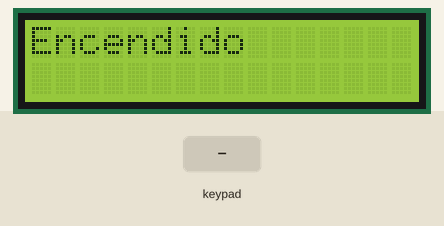
Recording of a sketch running on a simulated Arduino Uno, built with avr-gcc and run on an emulated ATmega328P. Shown: 16×2 character LCD. Inputs (shaded band) come from the test bench. What the sketch prints to the serial monitor is not drawn.

Above: at 1.2 s.
1.3 s: keypad keys 7 6 5 4 pressed 0.4 s apart
At 3.4 s:
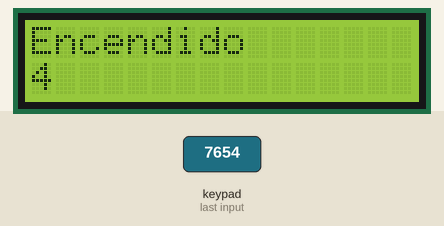
4.4 s: key '8' pressed
At 4.9 s:
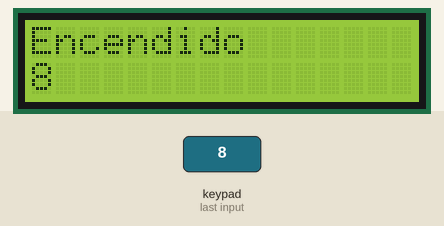
5.9 s: key 'A' pressed
7.4 s: keypad keys 1 3 9 7 pressed 0.4 s apart
At 9.5 s:
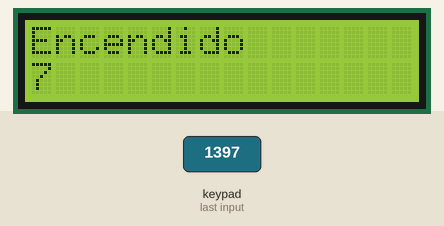
Timing chart, 0 to 11.0 s (numbered marks = the images above; inputs shaded):
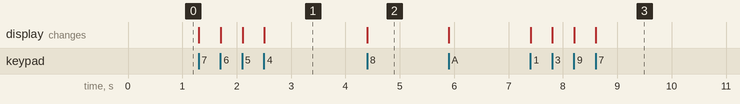

The sketch:

deberTeclado.ino
```cpp
/*
 * Universidad Tecnica del norte
 * FICA-CIERCOM
 * Christofer Macas
  Estimados estudiantes:
  Realizar un programa que mediante teclado matricial (consultar) ingrese el tiempo en segundos de una cuenta regresiva.
  Esta cuenta, decrece cada 1 segundo mediante timer.

*/
#include <Keypad.h>     // importa libreria Keypad
#include <MsTimer2.h>
#include <LiquidCrystal.h>
LiquidCrystal lcd(13, 12, 11, 10, 9, 8);

const byte FILAS = 4;     // define numero de filas
const byte COLUMNAS = 4;    // define numero de columnas
char keys[FILAS][COLUMNAS] = {    // define la distribucion de teclas
  {'7', '8', '9', 'A'},
  {'4', '5', '6', 'B'},
  {'1', '2', '3', 'C'},
  {'*', '0', '#', 'D'}
};

byte pinesFilas[FILAS] = {A0, A1, A2, A3}; // pines correspondientes a las filas
byte pinesColumnas[COLUMNAS] = {7, 6, 5, 4}; // pines correspondientes a las columnas

Keypad teclado = Keypad(makeKeymap(keys), pinesFilas, pinesColumnas, FILAS, COLUMNAS);  // crea objeto

char tecla;       // almacena la tecla presionada
String dato;
int seg;
int i = 0;
int valorM;


void setup()
{
  lcd.begin(16, 2);
  MsTimer2::set(1000, cuenta);
  MsTimer2::start();
  Serial.begin(9600);      // inicializa comunicacion serie
  lcd.clear();
  lcd.setCursor(0, 0);
  lcd.print("Encendido");
}

void loop() {
  tecla = teclado.getKey();   // obtiene tecla presionada y asigna a variable
  if (tecla)        // comprueba que se haya presionado una tecla
  {
    MsTimer2::start();
    dato = dato + tecla; // almacena en array la tecla presionada
    seg = dato.toInt();
    if (tecla = 'A') {
      dato = " ";
    }
    lcd.setCursor(0, 1);
    lcd.print(seg);
  }
}

void cuenta() {
  i--;
  valorM = seg + i;
  Serial.println(valorM);
  if (valorM == 0) {
    MsTimer2::stop();
  }
}
```

Measured:
- after the input at 1.3 s, the display: first changes at once (image 1 shows a later state)
- after the input at 4.4 s, the display: changes at once (image 2)
- after the input at 7.4 s, the display: first changes at once (image 3 shows a later state)
